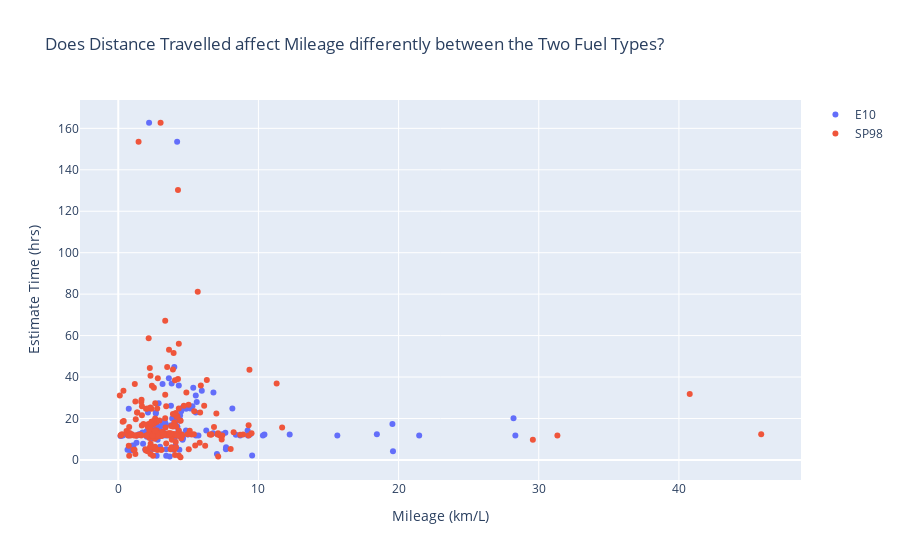

Notebook source saved alongside this figure:
### Code cell
fig = go.Figure()
fig.add_trace(go.Scatter(x=e_mileage, y=df['distance'],
                    mode='markers', name='E10'))
fig.add_trace(go.Scatter(x=sp_mileage, y=df['distance'],
                    mode='markers', name='SP98'))
fig.update_layout(title='Does Distance Travelled affect Mileage differently between the Two Fuel Types?',
                   xaxis_title='Mileage (km/L)',
                   yaxis_title='Estimate Time (hrs)')
fig.show()

### Figure 1 — Plotly figure (JSON) as saved in the notebook; plotly's stock layout.template omitted (floating-point values rounded to 4 significant figures; data arrays with more than 128 entries replaced by an {"elided": "..."} marker saying what was removed)
{"data": [{"mode": "markers", "name": "E10", "type": "scatter", "x": {"elided": "160 float values"}, "y": {"elided": "388 float values"}}, {"mode": "markers", "name": "SP98", "type": "scatter", "x": {"elided": "228 float values"}, "y": {"elided": "388 float values"}}], "layout": {"title": {"text": "Does Distance Travelled affect Mileage differently between the Two Fuel Types?"}, "xaxis": {"title": {"text": "Mileage (km/L)"}}, "yaxis": {"title": {"text": "Estimate Time (hrs)"}}}}
